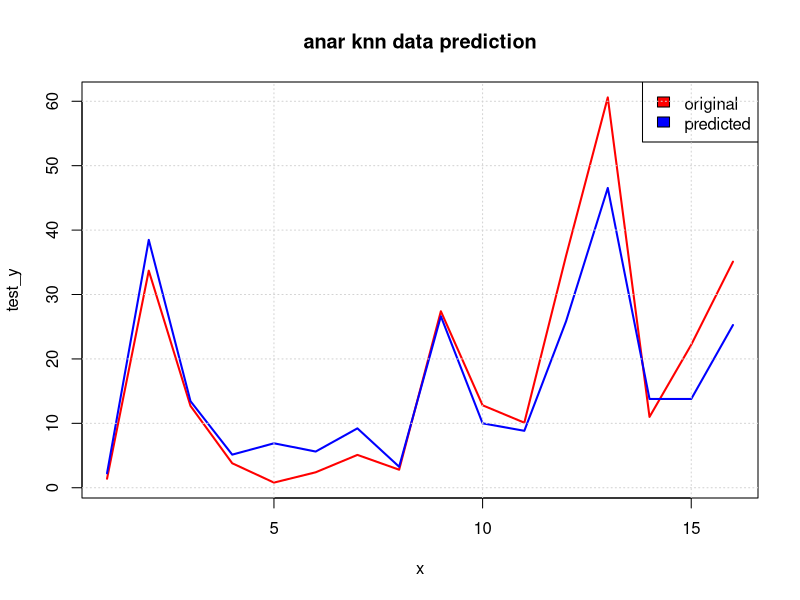

This figure's R source:

library(psych)
library(caret)
library(dplyr)
library(car)
library(Metrics)

oor=read.csv("HousingOOR.csv")
dt1=subset(oor,select = c(reg,develop,level,X,
                          Total.Point.estimate,Children.without.functional.difficulties.Point.estimate,
                          Children.with.functional.difficulties.Point.estimate,Time.period))
str(dt1)

indexes = createDataPartition(dt1$Children.with.functional.difficulties.Point.estimate, 
                              p = .85, list = F)

set.seed(4)
train = dt1[indexes, ]
test = dt1[-indexes, ]

train_x = train[, -6]
train_x = scale(train_x)[,]
train_y = train[,6]

test_x = test[, -6]
test_x = scale(test[,-6])[,]
test_y = test[,6]

knnmodel = knnreg(train_x, train_y)
str(knnmodel)

pred_y = predict(knnmodel, data.frame(test_x))

print(data.frame(test_y, pred_y))

mse = mean((test_y - pred_y)^2)
mae = caret::MAE(test_y, pred_y)
rmse = caret::RMSE(test_y, pred_y)

cat("MSE: ", mse, "MAE: ", mae, " RMSE: ", rmse)
#MSE:  29.3579 MAE:  4.49  RMSE:  5.418293

x = 1:length(test_y)

plot(x, test_y, col = "red", type = "l", lwd=2,
     main = "anar knn data prediction")
lines(x, pred_y, col = "blue", lwd=2)
legend("topright",  legend = c("original", "predicted"), 
       fill = c("red", "blue"), col = 2:3,  adj = c(0, 0.6))
grid()

cor(data.frame(test_y, pred_y))
#          test_y    pred_y
# test_y 1.0000000 0.9237157
# pred_y 0.9237157 1.0000000
